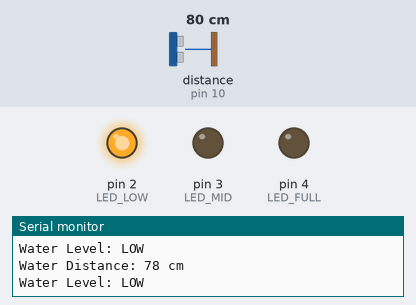
This sketch was run on a simulated Arduino Uno, built with avr-gcc and run on an emulated ATmega328P. On the bench: output pins drawn as LEDs (lit = HIGH), the last lines printed to the serial monitor. Wiring (inferred from the names in the program): ultrasonic range finder: trigger pin 9; echo pin 10. Inputs (shaded band) come from the test bench; at power-on: distance to the obstacle (sensor on pin 10) 80 cm. The echo pulse lasts 58.3 µs per cm; pins used as bus, display or sensor lines are not drawn.

Above: at 1.8 s.
1.9 s: distance to the obstacle (sensor on pin 10) set to 30 cm
3.4 s: distance to the obstacle (sensor on pin 10) set to 25 cm
At 5.2 s:
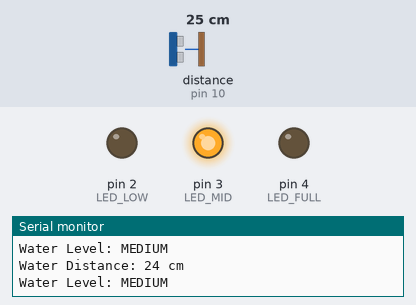
5.5 s: distance to the obstacle (sensor on pin 10) set to 13 cm
7.2 s: distance to the obstacle (sensor on pin 10) set to 10 cm
At 8.5 s:
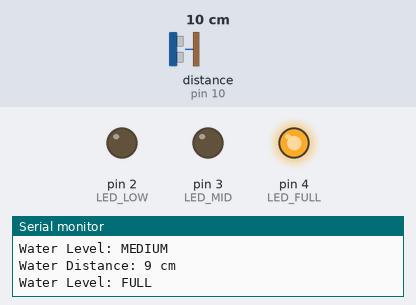
9.5 s: distance to the obstacle (sensor on pin 10) set to 18 cm
At 11.2 s:
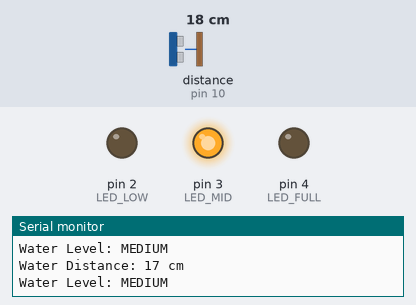
11.5 s: distance to the obstacle (sensor on pin 10) set to 2 cm
At 13.0 s:
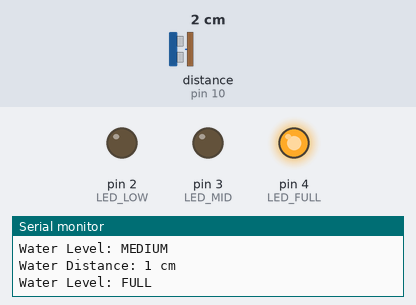
Timing chart, 0 to 14.5 s (numbered marks = the images above; inputs shaded):
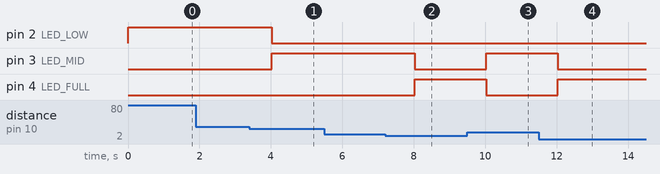

Measured:
- the behaviour switches between 27 and 26 cm on distance to the obstacle (sensor on pin 10) (found by bisection; images 0 and 1)
- the behaviour switches between 12 and 11 cm on distance to the obstacle (sensor on pin 10) (found by bisection; images 1 and 2)
- after the input at 3.4 s, pin 2 (LED_LOW): HIGH → LOW after 0.62 s; pin 3 (LED_MID): LOW → HIGH after 0.62 s
- after the input at 7.2 s, pin 3 (LED_MID): HIGH → LOW after 0.83 s; pin 4 (LED_FULL): LOW → HIGH after 0.83 s
- after the input at 9.5 s, pin 3 (LED_MID): LOW → HIGH after 0.53 s; pin 4 (LED_FULL): HIGH → LOW after 0.53 s
- after the input at 11.5 s, pin 3 (LED_MID): HIGH → LOW after 0.53 s; pin 4 (LED_FULL): LOW → HIGH after 0.53 s

The sketch:

main.ino
```cpp
#define TRIG 9
#define ECHO 10

#define LED_LOW 2
#define LED_MID 3
#define LED_FULL 4

void setup() {
  pinMode(TRIG, OUTPUT);
  pinMode(ECHO, INPUT);

  pinMode(LED_LOW, OUTPUT);
  pinMode(LED_MID, OUTPUT);
  pinMode(LED_FULL, OUTPUT);

  Serial.begin(9600);
}

void loop() {
  digitalWrite(TRIG, LOW);
  delayMicroseconds(2);
  digitalWrite(TRIG, HIGH);
  delayMicroseconds(10);
  digitalWrite(TRIG, LOW);

  long duration = pulseIn(ECHO, HIGH);
  int distance = duration * 0.034 / 2;

  Serial.print("Water Distance: ");
  Serial.print(distance);
  Serial.println(" cm");

  if (distance > 25) {
    digitalWrite(LED_LOW, HIGH);
    digitalWrite(LED_MID, LOW);
    digitalWrite(LED_FULL, LOW);
    Serial.println("Water Level: LOW");
  }
  else if (distance > 10) {
    digitalWrite(LED_LOW, LOW);
    digitalWrite(LED_MID, HIGH);
    digitalWrite(LED_FULL, LOW);
    Serial.println("Water Level: MEDIUM");
  }
  else {
    digitalWrite(LED_LOW, LOW);
    digitalWrite(LED_MID, LOW);
    digitalWrite(LED_FULL, HIGH);
    Serial.println("Water Level: FULL");
  }

  delay(1000);
}
```
